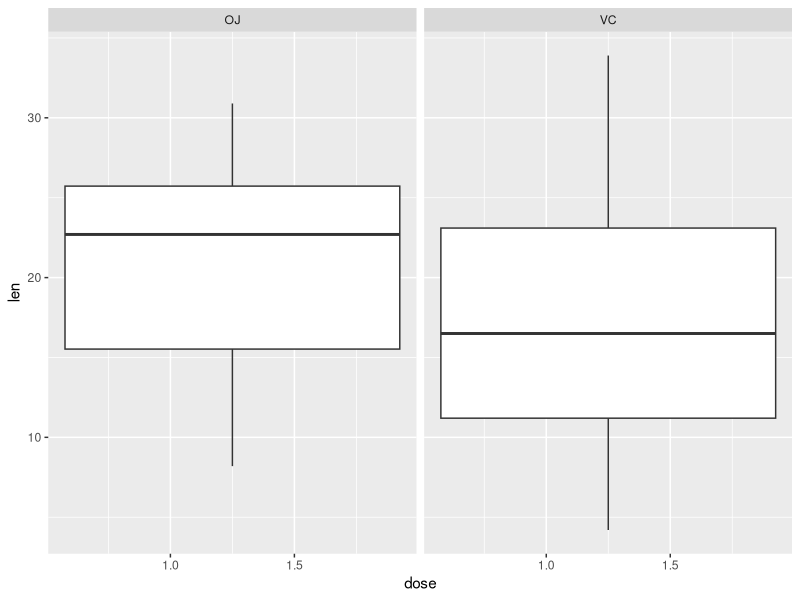
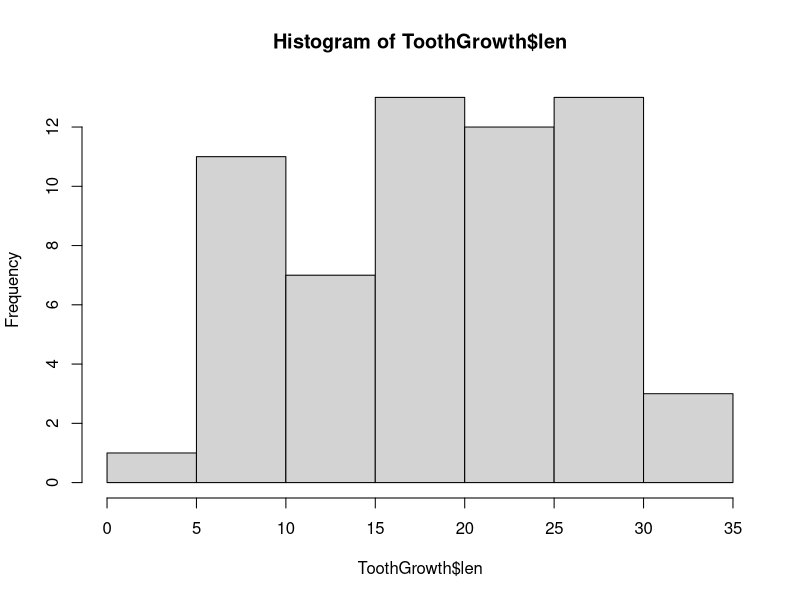
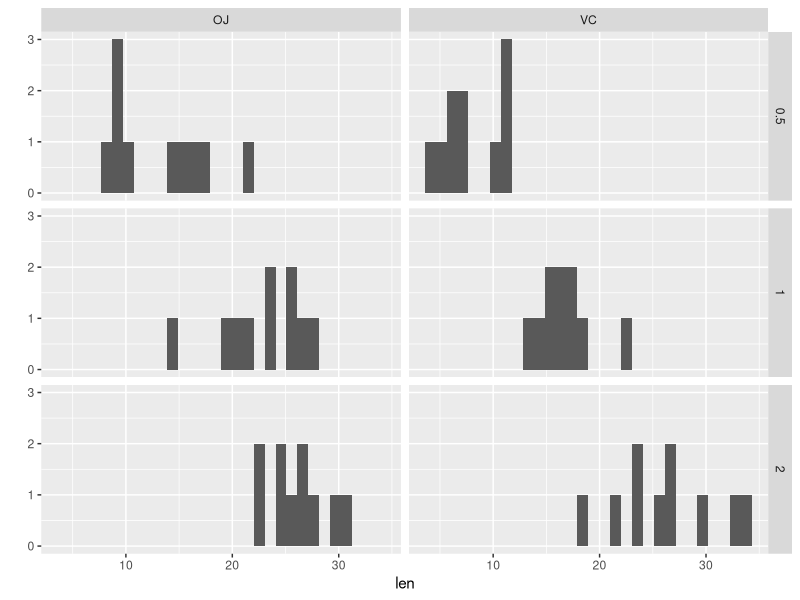
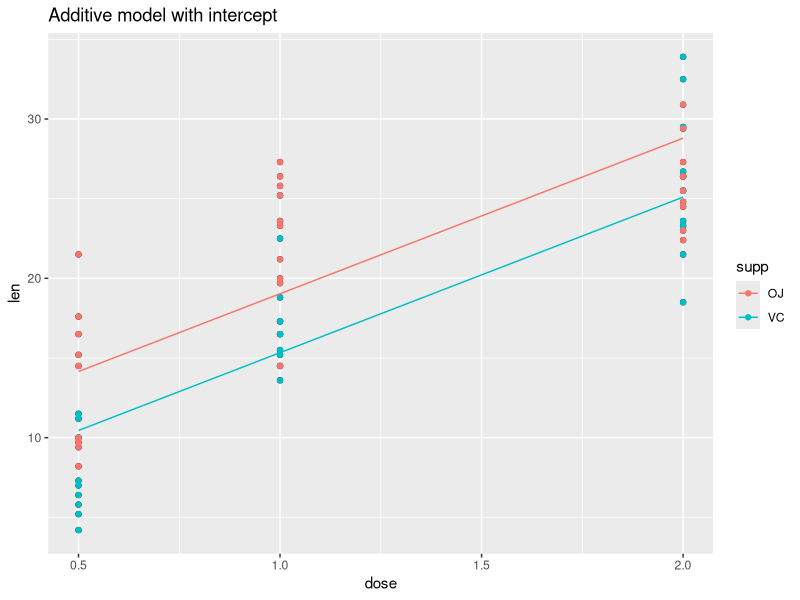
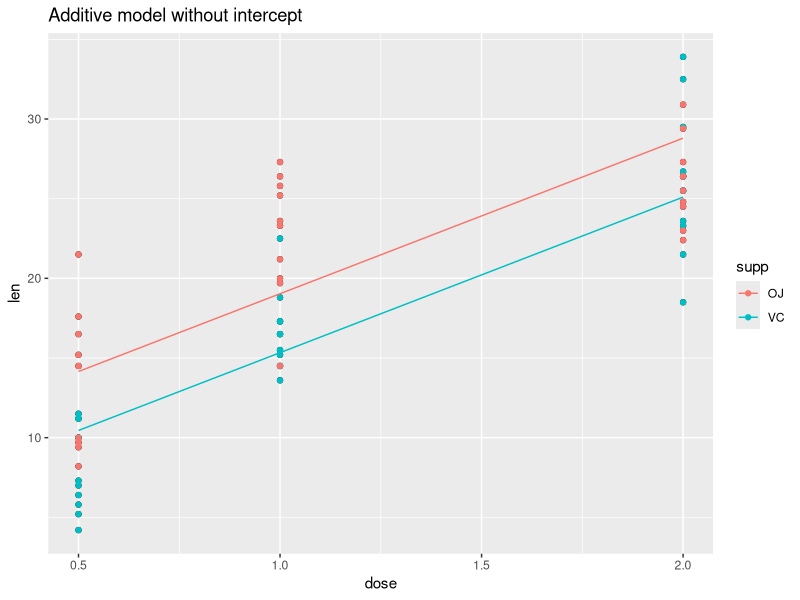
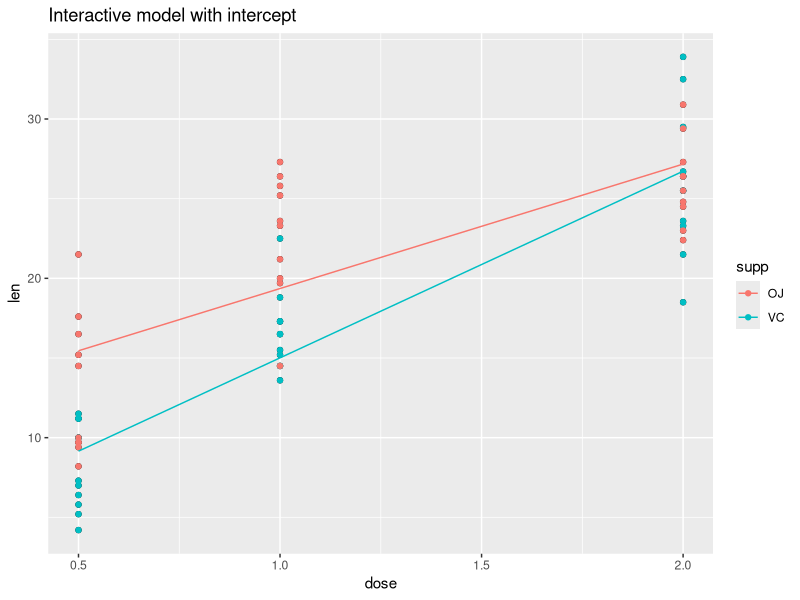
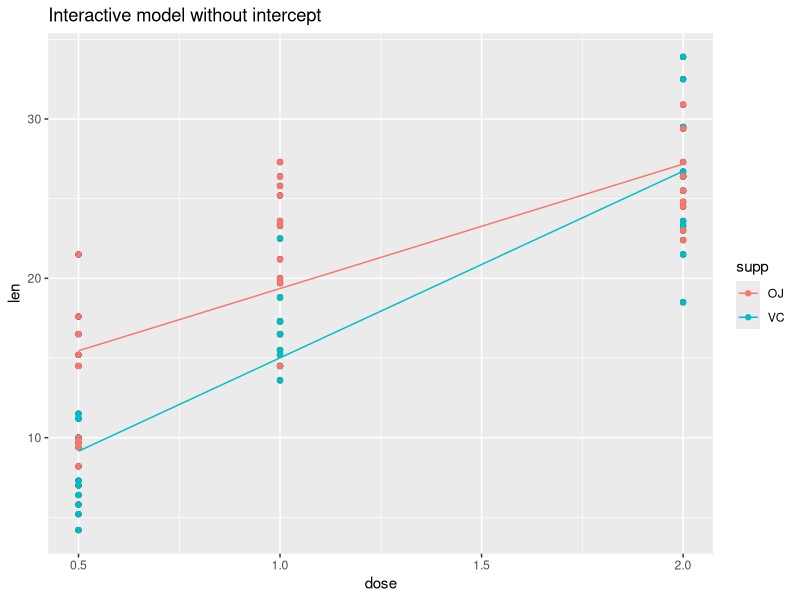
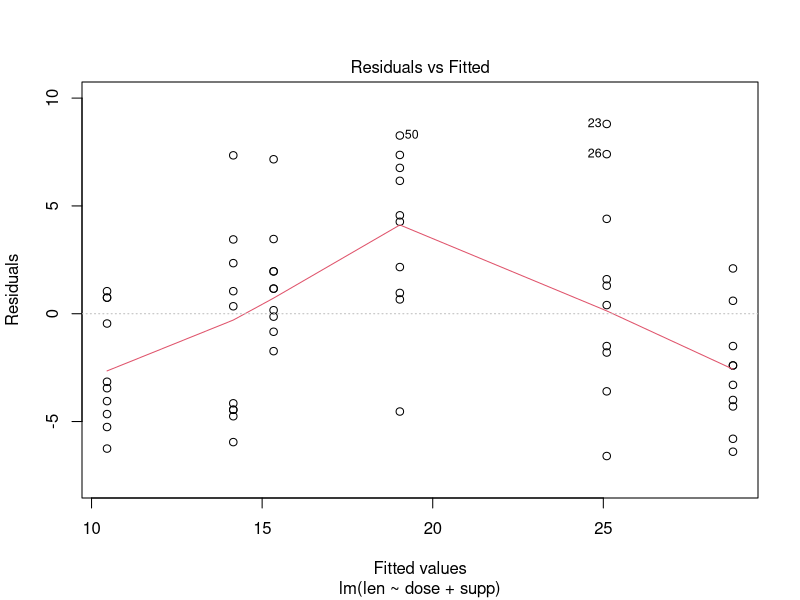

Source code (R) for these figures, in order: (Note: this script raises an error after producing the figures.)
## ---- chunk 1
library(dplyr)
library(ggplot2)
## ---- chunk 2
#dat = data.frame(x=numeric())

sig.count = 0;
for(i in 1:10000)
  {
  temp = rnorm(30)
  t.temp = t.test(temp)
  if(t.temp[3]<0.05)
    {
    sig.count = sig.count +1;
    }
  }
cat("Number of significant results: ", sig.count)
cat("False positive rate: ",sig.count/10000)
## ---- chunk 3
dat = replicate(10000, t.test(rnorm(30))[[3]]<0.05)
summary(dat)
cat("Number of significant results out of 10,000: ", summary(dat)[[3]])
cat("False positive rate: ", (as.numeric(summary(dat)[[3]])/10000))
## ---- chunk 4
double.sample <- function () {
  temp = rnorm(30)
  ptemp = t.test(temp)[[3]]
  while(ptemp < 0.25 && ptemp > 0.05)
    {
      l = length(temp)
      b = l+1
      e = l+30
      temp[b:e] = rnorm(30)
      ptemp = t.test(temp)[[3]]
    }
ptemp
}
## ---- chunk 5
dat = replicate(10000, double.sample()<0.05)
summary(dat)
cat("Number of significant results out of 10,000: ", summary(dat)[[3]])
cat("False positive rate: ", (as.numeric(summary(dat)[[3]])/10000))
## ---- chunk 6
double.sample.5 <- function () {
  temp = rnorm(30)
  ptemp = t.test(temp)[[3]]
  while(ptemp < 0.5 && ptemp > 0.05)
    {
      l = length(temp)
      b = l+1
      e = l+30
      temp[b:e] = rnorm(30)
      ptemp = t.test(temp)[[3]]
    }
ptemp
}
dat5 = replicate(10000, double.sample.5()<0.05)
summary(dat5)
cat("Number of significant results out of 10,000 using <0.5 rule: ", summary(dat5)[[3]])
cat("False positive rate: ", (as.numeric(summary(dat5)[[3]])/10000))

double.sample.75 <- function () {
  temp = rnorm(30)
  ptemp = t.test(temp)[[3]]
  while(ptemp < 0.75 && ptemp > 0.05)
    {
      l = length(temp)
      b = l+1
      e = l+30
      temp[b:e] = rnorm(30)
      ptemp = t.test(temp)[[3]]
    }
ptemp
}

dat75 = replicate(10000, double.sample.75()<0.05)
summary(dat75)
cat("Number of significant results out of 10,000 with continuation at 0.05<p<0.75: ", summary(dat75)[[3]])
cat("False positive rate: ", (as.numeric(summary(dat75)[[3]])/10000))

double.sample.07 <- function () {
  temp = rnorm(30)
  ptemp = t.test(temp)[[3]]
  while(ptemp < 0.07 && ptemp > 0.05)
    {
      l = length(temp)
      b = l+1
      e = l+30
      temp[b:e] = rnorm(30)
      ptemp = t.test(temp)[[3]]
    }
ptemp
}

dat07 = replicate(10000, double.sample.07()<0.05)
summary(dat07)
cat("Number of significant results out of 10,000 with continuation for 0.05<p<0.07: ", summary(dat07)[[3]])
cat("False positive rate: ", (as.numeric(summary(dat07)[[3]])/10000))
## ---- chunk 7
dev.off()
#qplot(dose, len, colour = supp, data = ToothGrowth)
qplot(dose, len, geom = "boxplot", facets = . ~supp, data = ToothGrowth)
## ---- chunk 8
hist(ToothGrowth$len)
qplot(len, geom = "histogram", facets = dose ~supp, data = ToothGrowth)
## ---- chunk 9
mod.main = with(ToothGrowth, lm(len~dose + supp))
mod.int = with(ToothGrowth, lm(len~dose*supp))
summary(mod.main)
summary(mod.int)
## ---- chunk 10
mod.main.0 = with(ToothGrowth, lm(len~ -1 + dose + supp))
mod.int.0 = with(ToothGrowth, lm(len~-1 + dose*supp))
summary(mod.main.0)
summary(mod.int.0)

anova(mod.main, mod.int) #significant

#with(ToothGrowth, plot(len ~ dose, col = supp))
#abline(mod.main)
#grid.oj <- with(ToothGrowth, expand.grid(
#  supp = "oj", dose = as.numeric(levels(factor(dose)))
#))
#grid.vc <- with(ToothGrowth, expand.grid(
#  supp = "vc", dose = as.numeric(levels(factor(dose)))
#))

grid <- with(ToothGrowth, expand.grid(
  supp = levels(supp), dose = as.numeric(levels(factor(dose)))
))

#grid.oj$len <- stats::predict(mod.main, newdata=grid.oj)
#grid.vc$len <- stats::predict(mod.main, newdata=grid.vc)


#linedat = data.frame(oj = predict (mod.main, newdata = preds.oj), vc = predict (mod.main, newdata = preds.vc))

#plot with lines from the additive model with intercept
grid$len <- stats::predict(mod.main, newdata=grid)
ggplot(data = ToothGrowth, aes(x=dose, y=len)) + geom_point() + geom_point(aes(colour=supp)) + geom_line(data= filter(grid, supp == "OJ"), aes(color = supp))+ geom_line(data= filter(grid, supp == "VC"), aes(color = supp)) + ggtitle("Additive model with intercept")

#plot with lines from additive model without intercept
grid$len <- stats::predict(mod.main.0, newdata=grid)
ggplot(data = ToothGrowth, aes(x=dose, y=len)) + geom_point() + geom_point(aes(colour=supp)) + geom_line(data= filter(grid, supp == "OJ"), aes(color = supp))+ geom_line(data= filter(grid, supp == "VC"), aes(color = supp)) + ggtitle("Additive model without intercept")

#plot with lines from interactive model with intercept
grid$len <- stats::predict(mod.int, newdata=grid)
ggplot(data = ToothGrowth, aes(x=dose, y=len)) + geom_point() + geom_point(aes(colour=supp)) + geom_line(data= filter(grid, supp == "OJ"), aes(color = supp))+ geom_line(data= filter(grid, supp == "VC"), aes(color = supp)) + ggtitle("Interactive model with intercept")

#plot with lines from interactive model without intercept
grid$len <- stats::predict(mod.int.0, newdata=grid)
ggplot(data = ToothGrowth, aes(x=dose, y=len)) + geom_point() + geom_point(aes(colour=supp)) + geom_line(data= filter(grid, supp == "OJ"), aes(color = supp))+ geom_line(data= filter(grid, supp == "VC"), aes(color = supp)) + ggtitle("Interactive model without intercept")

## ---- chunk 11

preds.oj = data.frame(dose = c(0, 1.5, 2.5, 10), supp ="OJ")
preds.vc = data.frame(dose = c(0, 1.5, 2.5, 10), supp ="VC")
cat("Predictions using interactive model with intercept for OJ at doses of 0, 1.5, 2.5, 10: ", predict(mod.int, newdata = preds.oj))
cat("Predictions using interactive model with intercept for VC at doses of 0, 1.5, 2.5, 10: ", predict(mod.int, newdata = preds.vc))
## ---- chunk 12
plot(mod.main, which = 1)
plot(mod.int, which = 1)
qplot(residuals(mod.int), fitted(mod.int))
#with(ToothGrowth, qplot(residuals(mod.int), fitted(mod.int), facets = .~supp))

fmod = fortify(mod.int)
#fmod$len <- stats::predict(mod.main, newdata=grid)

qplot(.fitted, .resid, data = fmod) +
  geom_hline(yintercept = 0) + geom_smooth(se=FALSE)

#qplot(.fitted, .stdresid, data = fmod) +
#  geom_hline(yintercept = 0) + geom_smooth(se=FALSE)

## ---- chunk 13
plot(mod.int, which = 2)
qqnorm(residuals(mod.int))
#qqplot(residuals(mod.main))
## ---- chunk 14
d <- read.csv("../data/FVS2011-hands.csv")

qplot(age, hand.look, facets = .~ condition, data = d)
qplot(age, hand.look, colour = condition, data = d)

mod1 = with(d, lm(hand.look ~ age + condition))
summary(mod1)

mod2 = with(d, lm(hand.look ~ age*condition))
summary(mod2)

anova(mod1, mod2)
## ---- chunk 15
dat <- with(d, expand.grid(
  condition = levels(condition), age = as.numeric(levels(factor(age)))
))

#plot with lines from the interactive
dat$hand.look <- stats::predict(mod2, newdata=dat)
ggplot(data = d, aes(x=age, y=hand.look)) + geom_point() + geom_point(aes(colour=condition)) + geom_line(data= filter(dat, condition == "Faces_Medium"), aes(color = condition))+ geom_line(data= filter(dat, condition == "Faces_Plus"), aes(color = condition)) + ggtitle("Interactive model")
